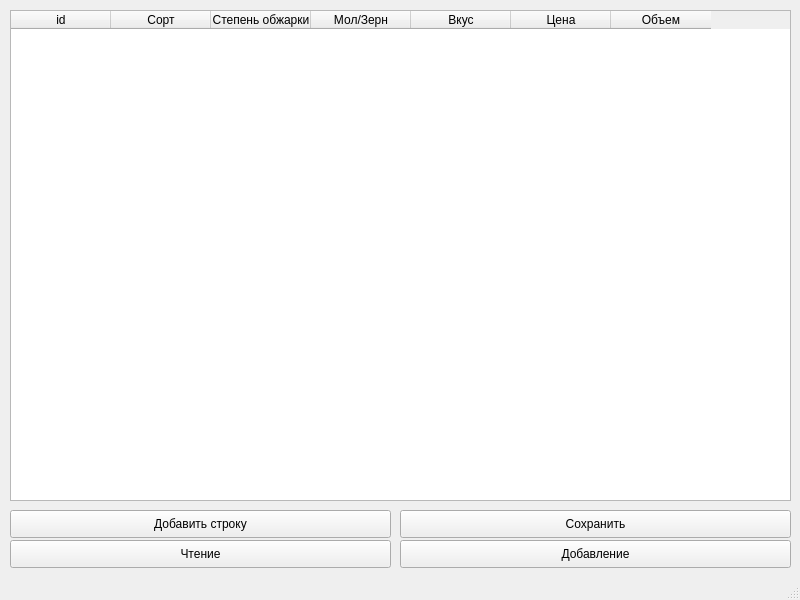
<?xml version="1.0" encoding="UTF-8"?>
<ui version="4.0">
 <class>MainWindow</class>
 <widget class="QMainWindow" name="MainWindow">
  <property name="geometry">
   <rect>
    <x>0</x>
    <y>0</y>
    <width>800</width>
    <height>600</height>
   </rect>
  </property>
  <property name="windowTitle">
   <string>MainWindow</string>
  </property>
  <widget class="QWidget" name="centralwidget">
   <widget class="QTableWidget" name="tableWidget">
    <property name="geometry">
     <rect>
      <x>10</x>
      <y>10</y>
      <width>781</width>
      <height>491</height>
     </rect>
    </property>
    <column>
     <property name="text">
      <string>id</string>
     </property>
    </column>
    <column>
     <property name="text">
      <string>Сорт</string>
     </property>
    </column>
    <column>
     <property name="text">
      <string>Степень обжарки</string>
     </property>
    </column>
    <column>
     <property name="text">
      <string>Мол/Зерн</string>
     </property>
    </column>
    <column>
     <property name="text">
      <string>Вкус</string>
     </property>
    </column>
    <column>
     <property name="text">
      <string>Цена</string>
     </property>
    </column>
    <column>
     <property name="text">
      <string>Объем</string>
     </property>
    </column>
   </widget>
   <widget class="QPushButton" name="read_b">
    <property name="geometry">
     <rect>
      <x>10</x>
      <y>540</y>
      <width>381</width>
      <height>28</height>
     </rect>
    </property>
    <property name="text">
     <string>Чтение</string>
    </property>
   </widget>
   <widget class="QPushButton" name="write">
    <property name="geometry">
     <rect>
      <x>400</x>
      <y>540</y>
      <width>391</width>
      <height>28</height>
     </rect>
    </property>
    <property name="text">
     <string>Добавление</string>
    </property>
   </widget>
   <widget class="QPushButton" name="add_b">
    <property name="geometry">
     <rect>
      <x>10</x>
      <y>510</y>
      <width>381</width>
      <height>28</height>
     </rect>
    </property>
    <property name="text">
     <string>Добавить строку</string>
    </property>
   </widget>
   <widget class="QPushButton" name="save_b">
    <property name="geometry">
     <rect>
      <x>400</x>
      <y>510</y>
      <width>391</width>
      <height>28</height>
     </rect>
    </property>
    <property name="text">
     <string>Сохранить</string>
    </property>
   </widget>
  </widget>
  <widget class="QStatusBar" name="statusbar"/>
 </widget>
 <resources/>
 <connections/>
</ui>
